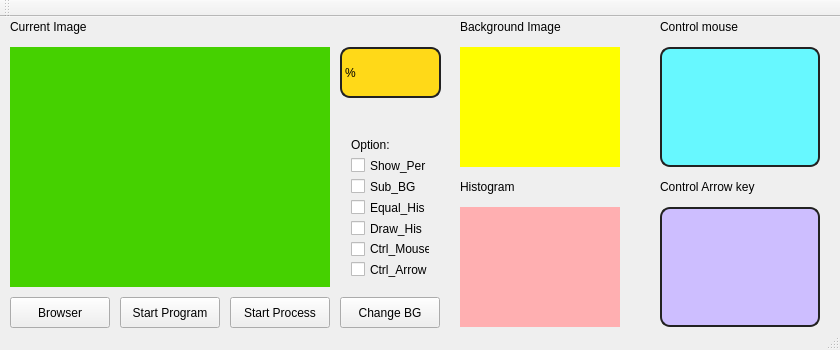
<?xml version="1.0" encoding="UTF-8"?>
<ui version="4.0">
 <class>MainWindow</class>
 <widget class="QMainWindow" name="MainWindow">
  <property name="geometry">
   <rect>
    <x>0</x>
    <y>0</y>
    <width>840</width>
    <height>350</height>
   </rect>
  </property>
  <property name="minimumSize">
   <size>
    <width>840</width>
    <height>350</height>
   </size>
  </property>
  <property name="maximumSize">
   <size>
    <width>840</width>
    <height>350</height>
   </size>
  </property>
  <property name="windowTitle">
   <string>MainWindow</string>
  </property>
  <property name="styleSheet">
   <string notr="true"/>
  </property>
  <widget class="QWidget" name="centralWidget">
   <property name="enabled">
    <bool>true</bool>
   </property>
   <property name="autoFillBackground">
    <bool>true</bool>
   </property>
   <widget class="QLabel" name="label_5">
    <property name="geometry">
     <rect>
      <x>10</x>
      <y>0</y>
      <width>161</width>
      <height>20</height>
     </rect>
    </property>
    <property name="styleSheet">
     <string notr="true">font: 14pt &quot;Times New Roman&quot;;</string>
    </property>
    <property name="text">
     <string>Current Image</string>
    </property>
   </widget>
   <widget class="QLabel" name="img_lbl">
    <property name="geometry">
     <rect>
      <x>10</x>
      <y>30</y>
      <width>320</width>
      <height>240</height>
     </rect>
    </property>
    <property name="styleSheet">
     <string notr="true">background-color: rgb(69, 209, 0);</string>
    </property>
    <property name="text">
     <string/>
    </property>
   </widget>
   <widget class="QLabel" name="img_bg_lbl">
    <property name="geometry">
     <rect>
      <x>460</x>
      <y>30</y>
      <width>160</width>
      <height>120</height>
     </rect>
    </property>
    <property name="styleSheet">
     <string notr="true">background-color: rgb(255, 255, 0);</string>
    </property>
    <property name="text">
     <string/>
    </property>
   </widget>
   <widget class="QLabel" name="ctrl_arrow_lbl">
    <property name="geometry">
     <rect>
      <x>660</x>
      <y>190</y>
      <width>160</width>
      <height>120</height>
     </rect>
    </property>
    <property name="styleSheet">
     <string notr="true">background-color: rgb(205, 190, 255);
border: 2px solid #222222;
border-radius: 10px;</string>
    </property>
    <property name="text">
     <string/>
    </property>
   </widget>
   <widget class="QLabel" name="label_2">
    <property name="geometry">
     <rect>
      <x>460</x>
      <y>160</y>
      <width>161</width>
      <height>20</height>
     </rect>
    </property>
    <property name="styleSheet">
     <string notr="true">font: 14pt &quot;Times New Roman&quot;;</string>
    </property>
    <property name="text">
     <string>Histogram</string>
    </property>
   </widget>
   <widget class="QLabel" name="label_4">
    <property name="geometry">
     <rect>
      <x>660</x>
      <y>160</y>
      <width>141</width>
      <height>20</height>
     </rect>
    </property>
    <property name="styleSheet">
     <string notr="true">font: 14pt &quot;Times New Roman&quot;;</string>
    </property>
    <property name="text">
     <string>Control Arrow key</string>
    </property>
   </widget>
   <widget class="QLabel" name="img_his_lbl">
    <property name="geometry">
     <rect>
      <x>460</x>
      <y>190</y>
      <width>160</width>
      <height>120</height>
     </rect>
    </property>
    <property name="styleSheet">
     <string notr="true">background-color: rgb(255, 175, 177);</string>
    </property>
    <property name="text">
     <string/>
    </property>
   </widget>
   <widget class="QLabel" name="label">
    <property name="geometry">
     <rect>
      <x>460</x>
      <y>0</y>
      <width>161</width>
      <height>20</height>
     </rect>
    </property>
    <property name="styleSheet">
     <string notr="true">font: 14pt &quot;Times New Roman&quot;;</string>
    </property>
    <property name="text">
     <string>Background Image</string>
    </property>
   </widget>
   <widget class="QLabel" name="ctrl_mouse_lbl">
    <property name="geometry">
     <rect>
      <x>660</x>
      <y>30</y>
      <width>160</width>
      <height>120</height>
     </rect>
    </property>
    <property name="styleSheet">
     <string notr="true">alternate-background-color: rgb(255, 255, 255);
background-color: rgb(103, 248, 255);
border: 2px solid #222222;
border-radius: 10px;</string>
    </property>
    <property name="text">
     <string/>
    </property>
   </widget>
   <widget class="QLabel" name="label_3">
    <property name="geometry">
     <rect>
      <x>660</x>
      <y>0</y>
      <width>161</width>
      <height>20</height>
     </rect>
    </property>
    <property name="styleSheet">
     <string notr="true">font: 14pt &quot;Times New Roman&quot;;</string>
    </property>
    <property name="text">
     <string>Control mouse</string>
    </property>
   </widget>
   <widget class="QPushButton" name="change_bg_btn">
    <property name="geometry">
     <rect>
      <x>340</x>
      <y>280</y>
      <width>100</width>
      <height>31</height>
     </rect>
    </property>
    <property name="styleSheet">
     <string notr="true">border: 2px solid #222222;
border-radius: 10px;
QPushButton#change_bg_btn:pressed {
     background-color: rgb(224, 0, 0);     
}</string>
    </property>
    <property name="text">
     <string>Change BG</string>
    </property>
   </widget>
   <widget class="QLabel" name="print_percent_lbl">
    <property name="geometry">
     <rect>
      <x>340</x>
      <y>30</y>
      <width>101</width>
      <height>51</height>
     </rect>
    </property>
    <property name="styleSheet">
     <string notr="true">background-color: rgb(255, 217, 24);
border: 2px solid #222222;
border-radius: 10px;
font: 75 20pt &quot;Times New Roman&quot;;</string>
    </property>
    <property name="text">
     <string>%</string>
    </property>
   </widget>
   <widget class="QPushButton" name="browser_btn">
    <property name="geometry">
     <rect>
      <x>10</x>
      <y>280</y>
      <width>100</width>
      <height>31</height>
     </rect>
    </property>
    <property name="styleSheet">
     <string notr="true">border: 2px solid #222222;
border-radius: 10px;
QPushButton#browser_btn:pressed {
     background-color: rgb(224, 0, 0);     
 }
</string>
    </property>
    <property name="text">
     <string>Browser</string>
    </property>
   </widget>
   <widget class="QPushButton" name="start_program_btn">
    <property name="geometry">
     <rect>
      <x>120</x>
      <y>280</y>
      <width>100</width>
      <height>31</height>
     </rect>
    </property>
    <property name="styleSheet">
     <string notr="true">border: 2px solid #222222;
border-radius: 10px;
 QPushButton#start_program_btn:pressed {
     background-color: rgb(224, 0, 0);     
 }</string>
    </property>
    <property name="text">
     <string>Start Program</string>
    </property>
   </widget>
   <widget class="QPushButton" name="start_process_btn">
    <property name="geometry">
     <rect>
      <x>230</x>
      <y>280</y>
      <width>100</width>
      <height>31</height>
     </rect>
    </property>
    <property name="styleSheet">
     <string notr="true">border: 2px solid #222222;
border-radius: 10px;
QPushButton#start_process_btn:pressed {
     background-color: rgb(224, 0, 0);     
}</string>
    </property>
    <property name="text">
     <string>Start Process</string>
    </property>
   </widget>
   <widget class="QWidget" name="">
    <property name="geometry">
     <rect>
      <x>340</x>
      <y>110</y>
      <width>101</width>
      <height>161</height>
     </rect>
    </property>
    <layout class="QVBoxLayout" name="verticalLayout">
     <item>
      <widget class="QLabel" name="label_6">
       <property name="text">
        <string>Option:</string>
       </property>
      </widget>
     </item>
     <item>
      <widget class="QCheckBox" name="show_per_cb">
       <property name="text">
        <string>Show_Per</string>
       </property>
      </widget>
     </item>
     <item>
      <widget class="QCheckBox" name="sub_bg_cb">
       <property name="text">
        <string>Sub_BG</string>
       </property>
      </widget>
     </item>
     <item>
      <widget class="QCheckBox" name="equal_his_cb">
       <property name="text">
        <string>Equal_His</string>
       </property>
      </widget>
     </item>
     <item>
      <widget class="QCheckBox" name="draw_his_cb">
       <property name="text">
        <string>Draw_His</string>
       </property>
      </widget>
     </item>
     <item>
      <widget class="QCheckBox" name="ctrl_mouse_cb">
       <property name="text">
        <string>Ctrl_Mouse</string>
       </property>
      </widget>
     </item>
     <item>
      <widget class="QCheckBox" name="ctrl_arrow_cb">
       <property name="text">
        <string>Ctrl_Arrow</string>
       </property>
      </widget>
     </item>
    </layout>
   </widget>
   <zorder>label_5</zorder>
   <zorder>img_lbl</zorder>
   <zorder>img_bg_lbl</zorder>
   <zorder>ctrl_arrow_lbl</zorder>
   <zorder>label_2</zorder>
   <zorder>label_4</zorder>
   <zorder>img_his_lbl</zorder>
   <zorder>label</zorder>
   <zorder>ctrl_mouse_lbl</zorder>
   <zorder>label_3</zorder>
   <zorder>sub_bg_cb</zorder>
   <zorder>equal_his_cb</zorder>
   <zorder>draw_his_cb</zorder>
   <zorder>ctrl_mouse_cb</zorder>
   <zorder>ctrl_arrow_cb</zorder>
   <zorder>show_per_cb</zorder>
   <zorder>change_bg_btn</zorder>
   <zorder>print_percent_lbl</zorder>
   <zorder>browser_btn</zorder>
   <zorder>start_program_btn</zorder>
   <zorder>start_process_btn</zorder>
   <zorder>change_bg_btn</zorder>
   <zorder>label_6</zorder>
   <zorder>label_6</zorder>
  </widget>
  <widget class="QToolBar" name="mainToolBar">
   <attribute name="toolBarArea">
    <enum>TopToolBarArea</enum>
   </attribute>
   <attribute name="toolBarBreak">
    <bool>false</bool>
   </attribute>
  </widget>
  <widget class="QStatusBar" name="statusBar"/>
 </widget>
 <layoutdefault spacing="6" margin="11"/>
 <resources/>
 <connections/>
</ui>
